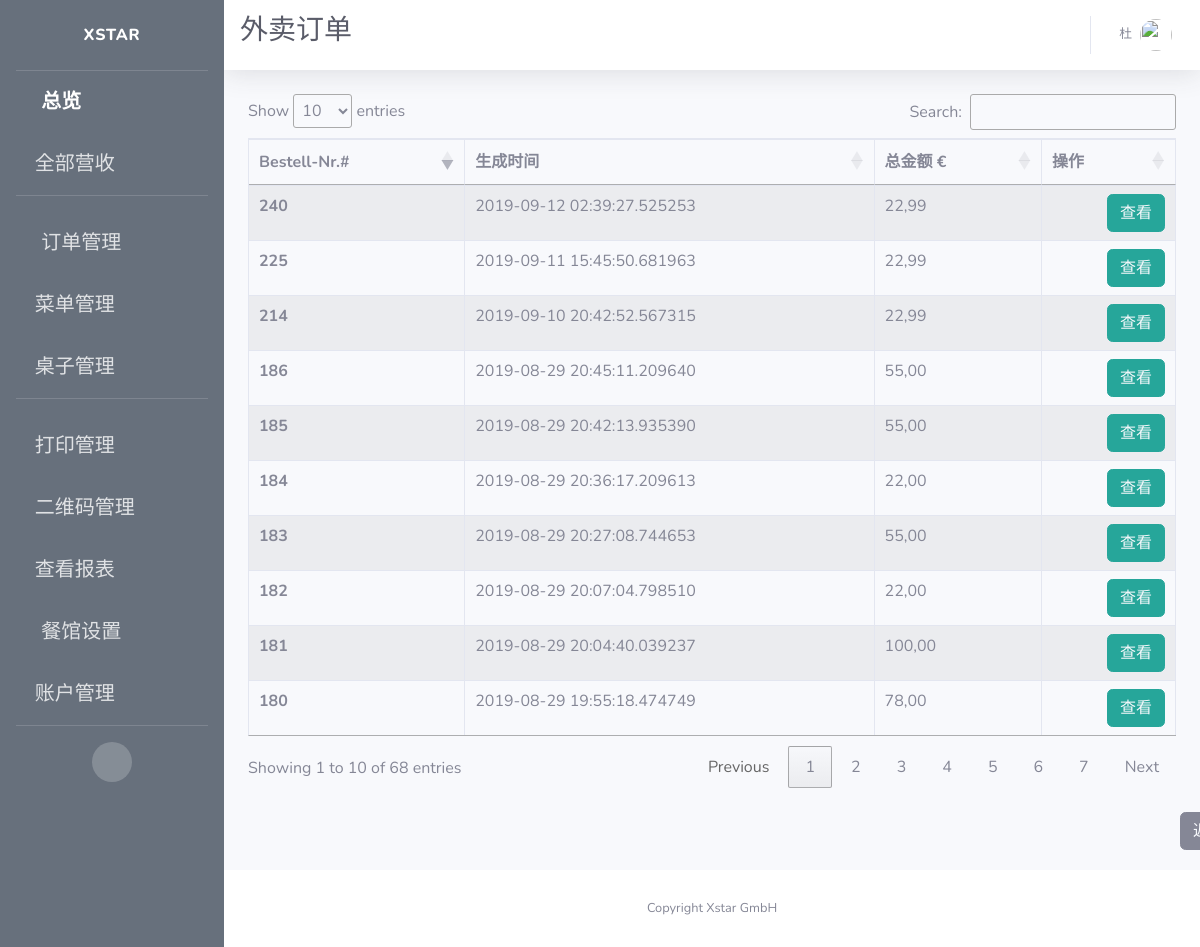
The page /admin/takeaway/orders/all (signed in) on the database as committed earlier.
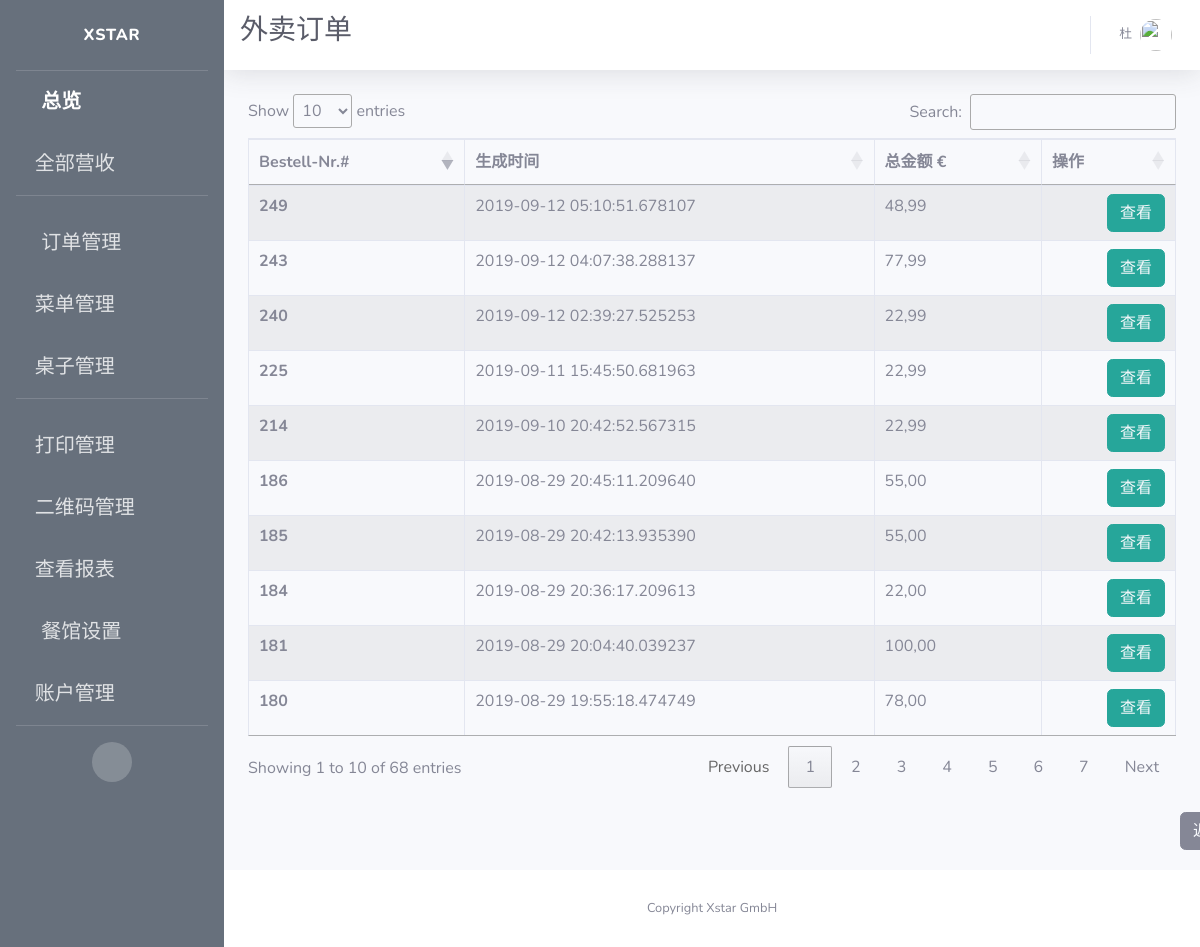
The same page on the database as committed later.
### app/models.py (models this page shows)
class Order(db.Model):
    id = db.Column(db.Integer, primary_key=True, unique=True, index=True)
    totalPrice = db.Column(db.Float, unique=False)
    orderNumber = db.Column(db.String(200), unique=True)
    timeCreated = db.Column(db.DateTime, default=datetime.utcnow)
    isPaid = db.Column(db.Boolean, default=False)
    isReady = db.Column(db.Boolean, default=False)
    isPickedUp = db.Column(db.Boolean, default=False)
    items = db.Column(db.String(1500))
    pay_via = db.Column(db.String(100))
    type = db.Column(db.String(100))
    container = db.Column(db.String(300))
    mealPrinted = db.Column(db.Boolean, default=False)
    printed = db.Column(db.Boolean, default=False)
    settleTime = db.Column(db.DateTime)
    settleID = db.Column(db.String(500))
    table_name = db.Column(db.String(500))
    seat_number = db.Column(db.String(500))
    isCancelled = db.Column(db.Boolean(), default=False)
    dishes = db.Column(db.String(1500))
    discount = db.Column(db.Float)
    discount_rate = db.Column(db.Float)
    subtype = db.Column(db.String(500))

### app/routes.py (the view)
@app.route("/admin/takeaway/orders/all")
@login_required
def all_out_orders():
    referrer = request.headers.get('Referer')
    orders = Order.query.filter(Order.type == "Out").all()
    context = dict(title=u'外卖订单',
                   orders=orders,
                   referrer=referrer,
                   company_name=company_info.get('company_name'),
                   formatter=formatter)
    return render_template('all_out_orders.html', **context)

### app/models.py (called while the page is built)
@login.user_loader
def load_user(id):
    return User.query.get(int(id))

### app/utilities.py (called while the page is built)
def formatter(number):
    if number == 0:
        number = '{:.2f}'.format(round(number, 2))
        number = number.replace(".", ",")
        return number
    number = format_decimal(round(float(number), 2), locale="de_DE")
    if len(number.split(",")) == 1:
        number = number + ",00"
        return number
    if len(number.split(",")[1]) == 1:
        number = number + "0"
        return number
    return number

### app/templates/all_out_orders.html (shortened to what this page needs)
{% extends 'base.html' %}
{% block css %}
<link rel="stylesheet" type="text/css" href="https://cdn.datatables.net/1.10.19/css/jquery.dataTables.css">
<link rel="stylesheet" type="text/css" href="https://cdnjs.cloudflare.com/ajax/libs/twitter-bootstrap/4.1.3/css/bootstrap.css">
<link rel="stylesheet" type="text/css" href="https://cdn.datatables.net/1.10.19/css/dataTables.bootstrap4.min.css">
{% endblock %}
{% block title %}
<h1 class="h3 mb-2 text-gray-800">{{ title }}</h1>
{% endblock %}
{% block content %}
<div class="row">
    <div class="col-sm-12">
        <table id="example" class="table table-striped table-bordered">
      <thead>
        <tr>
          <th scope="col">Bestell-Nr.#</th>
          <th scope="col">生成时间</th>
          <th scope="col">总金额 €</th>
          <th scope="col">操作</th>
        </tr>
      </thead>
      <tbody>
      {% for order in orders %}
        <tr id={{ order.id }}>
          <th scope="row">{{ order.id }}</th>
          <td>{{ order.timeCreated }}</td>
          <td>{{ formatter(order.totalPrice) }}</td>
          <td style="text-align:right">
            <span>
              <button type="button" class="btn btn-info" style="border-color:#26a69a; background-color:#26a69a;">
                <a href={{ url_for('takeaway_order_view', order_id=order.id) }} style="color: rgb(247, 249, 252)">
                  查看
                </a>
              </button>
            </span>
          </td>
        </tr>
      {% endfor %}
      </tbody>
    </table>
    </div>
</div>
<br>
<button type="button" class="btn btn-secondary" id="back">
  <a href="{{referrer}}" style="color: rgb(247, 249, 252)">
    返回
  </a>
</button>
{% endblock %}

Rows that differ between the two databases and show on the page:
removed Order: id "182", timeCreated "2019-08-29 20:07:04.798510", totalPrice "22,00"
removed Order: id "183", timeCreated "2019-08-29 20:27:08.744653", totalPrice "55,00"
added Order: id "243", timeCreated "2019-09-12 04:07:38.288137", totalPrice "77,99"
added Order: id "249", timeCreated "2019-09-12 05:10:51.678107", totalPrice "48,99"
